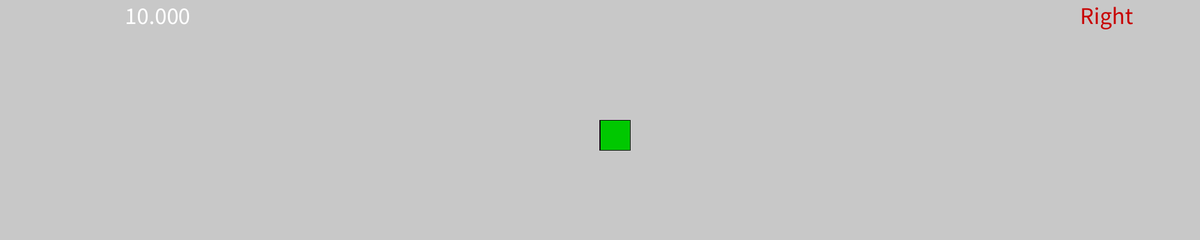
Frame 1 (no input)
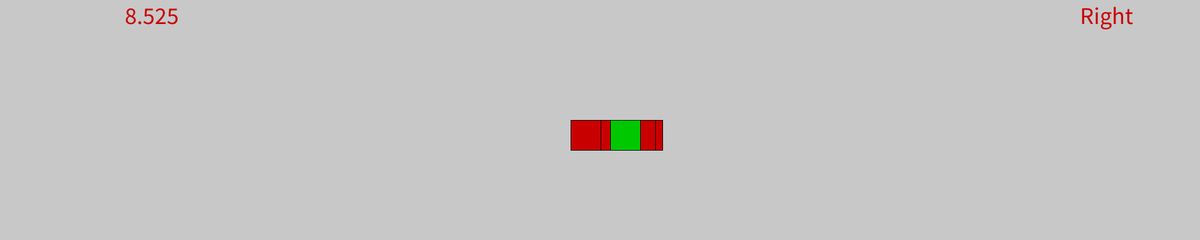
Frame 60 (the mouse pressed at the canvas centre just before this capture)
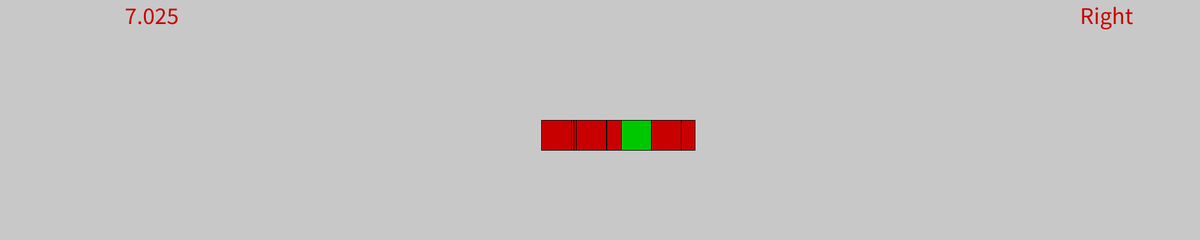
Frame 120 (the mouse held since frame 60 and released just before this capture)

The Processing sketch that drew these frames (run headless with seeded random() and noise(); from frame 60 on, the mouse is pressed at the canvas centre):

// Processing sketch: cubeLR
// ── cubeLR.pde
Boolean right = true;
float counter = 10;
String dir;
int devider = 10;
int fps = 300000;
float startX = 1000;
float x1 = startX;
float x2 = startX;
float x3 = startX;
float x4 = startX;
float x5 = startX;
float x6 = startX;
float x7 = startX;
float x8 = startX;
float x9 = startX;
float x10 = startX;
float beep = 200;
void setup() {
  size(2000, 400);
  startX = width/2;

  randomize();
}
void draw() {
  startX = width/2;

  background(200);

  if (counter > 0) {
    textSize(40);
    text(counter, 200, 40);

    if (right == true) {
      dir = "Right";
      x1 += (calculate(organism1, 1))[0];
      x2 += (calculate(organism2, 1))[0];
      x3 += (calculate(organism3, 1))[0];
      x4 += (calculate(organism4, 1))[0];
      x5 += (calculate(organism5, 1))[0];
      x6 += (calculate(organism6, 1))[0];
      x7 += (calculate(organism7, 1))[0];
      x8 += (calculate(organism8, 1))[0];
      x9 += (calculate(organism9, 1))[0];
      x10 += (calculate(organism10, 1))[0];
    } else {
      dir = "Left";
      x1 += (calculate(organism1, -1))[0];
      x2 += (calculate(organism2, -1))[0];
      x3 += (calculate(organism3, -1))[0];
      x4 += (calculate(organism4, -1))[0];
      x5 += (calculate(organism5, -1))[0];
      x6 += (calculate(organism6, -1))[0];
      x7 += (calculate(organism7, -1))[0];
      x8 += (calculate(organism8, -1))[0];
      x9 += (calculate(organism9, -1))[0];
      x10 += (calculate(organism10, -1))[0];
    }
    
    fill(200, 0, 0);

    rect(x2, 200, 50, 50);
    rect(x3, 200, 50, 50);
    rect(x4, 200, 50, 50);
    rect(x5, 200, 50, 50);
    rect(x6, 200, 50, 50);
    rect(x7, 200, 50, 50);
    rect(x8, 200, 50, 50);
    rect(x9, 200, 50, 50);
    rect(x10, 200, 50, 50);
    fill(0, 200, 0);
    rect(x1, 200, 50, 50);
        fill(200, 0, 0);

    counter -= .025;
  }
  if (counter <= 0) {
    if (right == true) {
      fitness[0] = x1 - startX;
      fitness[1] = x2 - startX;
      fitness[2] = x3 - startX;
      fitness[3] = x4 - startX;
      fitness[4] = x5 - startX;
      fitness[5] = x6 - startX;
      fitness[6] = x7 - startX;
      fitness[7] = x8 - startX;
      fitness[8] = x9 - startX;
      fitness[9] = x10 - startX;
    } else {
      fitness[0] = startX - x1;
      fitness[1] = startX - x2;
      fitness[2] = startX - x3;
      fitness[3] = startX - x4;
      fitness[4] = startX - x5;
      fitness[5] = startX - x6;
      fitness[6] = startX - x7;
      fitness[7] = startX - x8;
      fitness[8] = startX - x9;
      fitness[9] = startX - x10;
    }
    mutate();
    x1 = startX;
    x2 = startX;
    x3 = startX;
    x4 = startX;
    x5 = startX;
    x6 = startX;
    x7 = startX;
    x8 = startX;
    x9 = startX;
    x10 = startX;

    float randomDir = random(-1, 1);
    if (randomDir<=0) {
      right = false;
    } else {
      right = true;
    }

    counter = 10;
  }
  text(dir, width-200, 40);
}

// ── NN.pde
float maxFit;
int fitNum = 0;
float[] fitness = new float [10];
float mutationLevel = 0.7;
//Preceptron Style p[Layer]_[Height]
//Weight Style: w[Layer1]_[Height1]_[Layer2]_{Height2]
//Weights and Perceptrons

//Input Layer
float p1_1;

//Layer 2

//Layer 3

//Layer 4

//Layer 5

//Layer 6

//Layer 7

//Layer 8

//Layer 9

//Layer 10


//OUTPUT LAYER
float pOUT_1 = 0;


//Declares Arrays for organism weights
float[] holderOrganism = new float [1];
float[] organism1 = new float[1];
float[] organism2 = new float[1];
float[] organism3 = new float[1];
float[] organism4 = new float[1];
float[] organism5 = new float[1];
float[] organism6 = new float[1];
float[] organism7 = new float[1];
float[] organism8 = new float[1];
float[] organism9 = new float[1];
float[] organism10 = new float[1];



void randomize() {
  organism1[0] = random(-1, 1);
  organism2[0] = random(-1, 1);
  organism3[0] = random(-1, 1);
  organism4[0] = random(-1, 1);
  organism5[0] = random(-1, 1);
  organism6[0] = random(-1, 1);
  organism7[0] = random(-1, 1);
  organism8[0] = random(-1, 1);
  organism9[0] = random(-1, 1);
  organism10[0] = random(-1, 1);
}



public float[] calculate(float[] organism, int input1) {
  pOUT_1 = 0;
  float p1_1 = input1;
  pOUT_1 += (p1_1 * organism[0]);
  float[] OUT = {pOUT_1, 0};
  return OUT;
}



void mutate() {
  maxFit = max(fitness);
  println(maxFit);
  for (int c = 0; c <= 9; c += 1) {
    if (fitness[c] == maxFit) {
      fitNum = c + 1;
    }
  }
  if (fitNum == 1) {
    holderOrganism = organism1;
  }
  if (fitNum == 2) {
    holderOrganism = organism2;
  }
  if (fitNum == 3) {
    holderOrganism = organism3;
  }
  if (fitNum == 4) {
    holderOrganism = organism4;
  }
  if (fitNum == 5) {
    holderOrganism = organism5;
  }
  if (fitNum == 6) {
    holderOrganism = organism6;
  }
  if (fitNum == 7) {
    holderOrganism = organism7;
  }
  if (fitNum == 8) {
    holderOrganism = organism8;
  }
  if (fitNum == 9) {
    holderOrganism = organism9;
  }
  if (fitNum == 10) {
    holderOrganism = organism10;
  }
  organism1[0] = holderOrganism[0];
  organism2[0] = holderOrganism[0] + random(-mutationLevel, mutationLevel);
  organism3[0] = holderOrganism[0] + random(-mutationLevel, mutationLevel);
  organism4[0] = holderOrganism[0] + random(-mutationLevel, mutationLevel);
  organism5[0] = holderOrganism[0] + random(-mutationLevel, mutationLevel);
  organism6[0] = holderOrganism[0] + random(-mutationLevel, mutationLevel);
  organism7[0] = holderOrganism[0] + random(-mutationLevel, mutationLevel);
  organism8[0] = holderOrganism[0] + random(-mutationLevel, mutationLevel);
  organism9[0] = holderOrganism[0] + random(-mutationLevel, mutationLevel);
  organism10[0] = holderOrganism[0] + random(-mutationLevel, mutationLevel);
}
